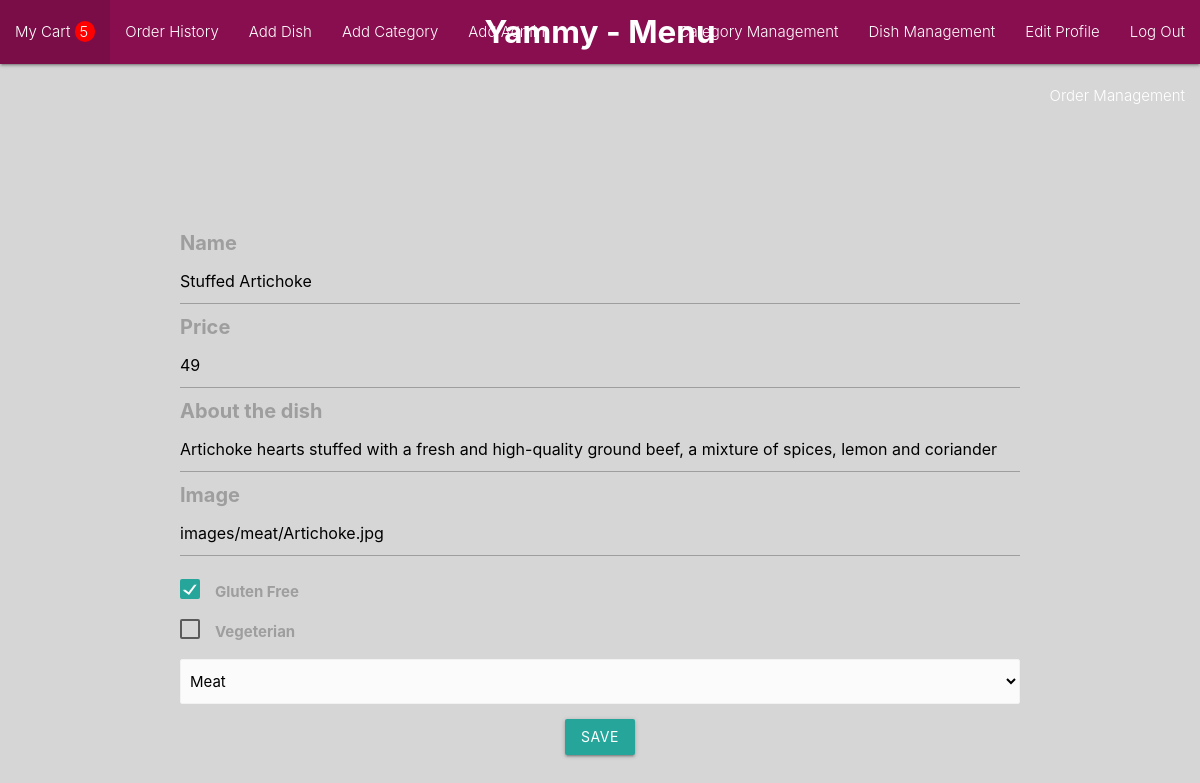
Screenshot of /dish/edit/1 (signed in) with the database file from the repository.
### models/dish.py (models this page shows)
class Dish(db.Model):
    id = db.Column(db.Integer,primary_key=True)
    name = db.Column(db.String(200),nullable=False)
    price = db.Column(db.Integer,nullable=False)
    description = db.Column(db.Text)
    image = db.Column(db.String(500),nullable=False)
    is_gluten_free = db.Column(db.Boolean,nullable=False)
    is_vegeterian = db.Column(db.Boolean,nullable=False)
    category_id = db.Column(db.Integer,db.ForeignKey('category.id'))
    cart_association = db.relationship('Items', back_populates='dish')
    carts = association_proxy('cart_association', 'cart')

### controllers/dishes.py (the view, shortened to what this page needs)
@login_required
def edit_dish(id):
    form = Form()
    dish = Dish.query.get(id)
    categories = Category.query.all()
    return is_staff('dishes/edit_dish.html',dish=dish,category=categories,form=form)

### models/form.py
class Form(FlaskForm):
    username = StringField("Username",validators=[DataRequired()])
    password = PasswordField("Password",validators=[DataRequired()])
    new_password = StringField("Password",validators=[DataRequired()])
    first_name = StringField("First Name",validators=[DataRequired()])
    last_name = StringField("Last Name",validators=[DataRequired()])
    remember_me = BooleanField("Remember me")
    name = StringField("Name",validators=[DataRequired()])
    price = IntegerField("Price")
    description = StringField("About the dish")
    image = StringField("Image",validators=[DataRequired()])
    is_gluten_free = BooleanField("Gluten Free")
    is_vegeterian = BooleanField("Vegeterian")
    amount = SelectField("Amount",choices=[(num,num) for num in range(1,11)])
    address = StringField("Address",validators=[DataRequired()])
    comment = TextAreaField("Special Request",validators=[DataRequired()])

### auth.py (called while the page is built)
@login_manager.user_loader
def load_user(user_id):
    return User.query.get(int(user_id))

### utils.py (called while the page is built)
def is_staff(html,category=None,dish=None,delivery=None,form=None,users=None):
    if not current_user.is_staff:
        return redirect(url_for('dish.menu'))
    return render_template(html, category = category, dish = dish, delivery = delivery, form = form, users = users)

### templates/dishes/edit_dish.html (shortened to what this page needs)
{% extends 'layouts/admin_layout.html' %}
{% block content %}
<div style="font-weight: bold;margin-top: 100px;" class="container">
<form action="{{url_for('dish.edit_dish',id=dish.id)}}" method="POST">
    <div>{{form.name.label (style="font-size:20px")}}</div>
    <div>{{form.name (value=dish.name)}}</div>
    <div>{{form.price.label (style="font-size:20px")}}</div>
    <div>{{form.price (value=dish.price)}}</div>
    <div>{{form.description.label (style="font-size:20px")}}</div>
    <div>{{form.description (value=dish.description)}}</div>
    <div>{{form.image.label (style="font-size:20px")}}</div>
    <div>{{form.image (value=dish.image)}}</div>
    <p>
        <label>
            <span>{{form.is_gluten_free.label (style="font-size:15px")}}</span>
        </label>
    </p>
    <p>
        <label>
            <span>{{form.is_vegeterian.label (style="font-size:15px")}}</span>
        </label>
    </p>
    <div class="input-field col s12 m6">
        <select class="browser-default" name="category">
        {% for Category in category %}
        {% if dish.category == Category %}
        <option value="{{Category.id}}" selected>{{Category.name}}</option>
        {% else %}
          <option value="{{Category.id}}">{{Category.name}}</option>
        {% endif %}
        {% endfor %}
        </select>
      </div>
      <div class="center">
    <button type="submit" class="waves-effect waves-light btn">Save</button>
</div>
</form>
</div>
{% endblock %}

### rows the page displays
Dish: name "Stuffed Artichoke", price "49", description "Artichoke hearts stuffed with a fresh and high-quality ground beef, a mixture of spices, lemon and coriander", image "images/meat/Artichoke.jpg"

### other values shown
{{ len(current_user.carts[-1].dish_association) }} "5"
form field category "Meat"
